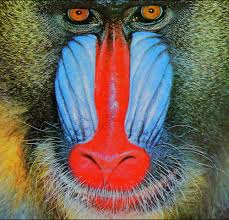
#> input picture backend/data/uploads/WhatsApp_Image_2026-04-28_at_13.21.14.jpeg, 229 x 220 px
$ python -i color_space.py   (imports and definitions only)
#> lines starting #> are read from the running program, lines starting #| are printed output that depends on the picture
import numpy as np
import cv2

def rgb_to_ycbcr(image_rgb):
    """
    RGB -> YCbCr dönüşümü yapar ve 4:2:0 Chroma Subsampling uygular.
    Renk kanallarını (Cb, Cr) yarıya indirerek veri boyutunu %50 düşürür.
    """
    img_array = np.array(image_rgb)
    ycbcr_image = cv2.cvtColor(img_array, cv2.COLOR_RGB2YCrCb)
#> ycbcr_image: shape (220, 229, 3); mean of channels 0, 1, 2 103.9, 135.2, 120.1
    Y, Cr, Cb = cv2.split(ycbcr_image)
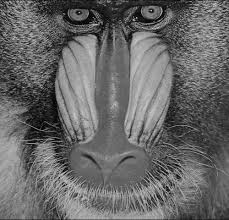
#> Y: shape (220, 229); min 0, max 208, mean 103.9
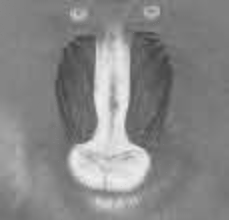
#> Cr: shape (220, 229); min 65, max 244, mean 135.2
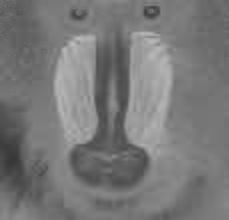
#> Cb: shape (220, 229); min 55, max 189, mean 120.1

    # Renk kanallarını (Cb ve Cr) yarı yarıya küçültüyoruz (Subsampling)
    Cb_sub = cv2.resize(Cb, (Cb.shape[1]//2, Cb.shape[0]//2), interpolation=cv2.INTER_AREA)
    Cr_sub = cv2.resize(Cr, (Cr.shape[1]//2, Cr.shape[0]//2), interpolation=cv2.INTER_AREA)

    return Y, Cb_sub, Cr_sub

def ycbcr_to_rgb(Y, Cb_sub, Cr_sub):
    """
    Küçültülmüş renk kanallarını geri büyütür ve RGB'ye döner.
    """
    # Renk kanallarını tekrar orijinal Y boyuna getiriyoruz
    Cb = cv2.resize(Cb_sub, (Y.shape[1], Y.shape[0]), interpolation=cv2.INTER_CUBIC)
    Cr = cv2.resize(Cr_sub, (Y.shape[1], Y.shape[0]), interpolation=cv2.INTER_CUBIC)

    ycbcr_image = cv2.merge([Y, Cr, Cb])
    rgb_image = cv2.cvtColor(ycbcr_image, cv2.COLOR_YCrCb2RGB)

    return rgb_image

>>> import cv2
>>> picture = cv2.cvtColor(cv2.imread('../../backend/data/uploads/WhatsApp_Image_2026-04-28_at_13.21.14.jpeg'), cv2.COLOR_BGR2RGB)
>>> result = rgb_to_ycbcr(picture)
